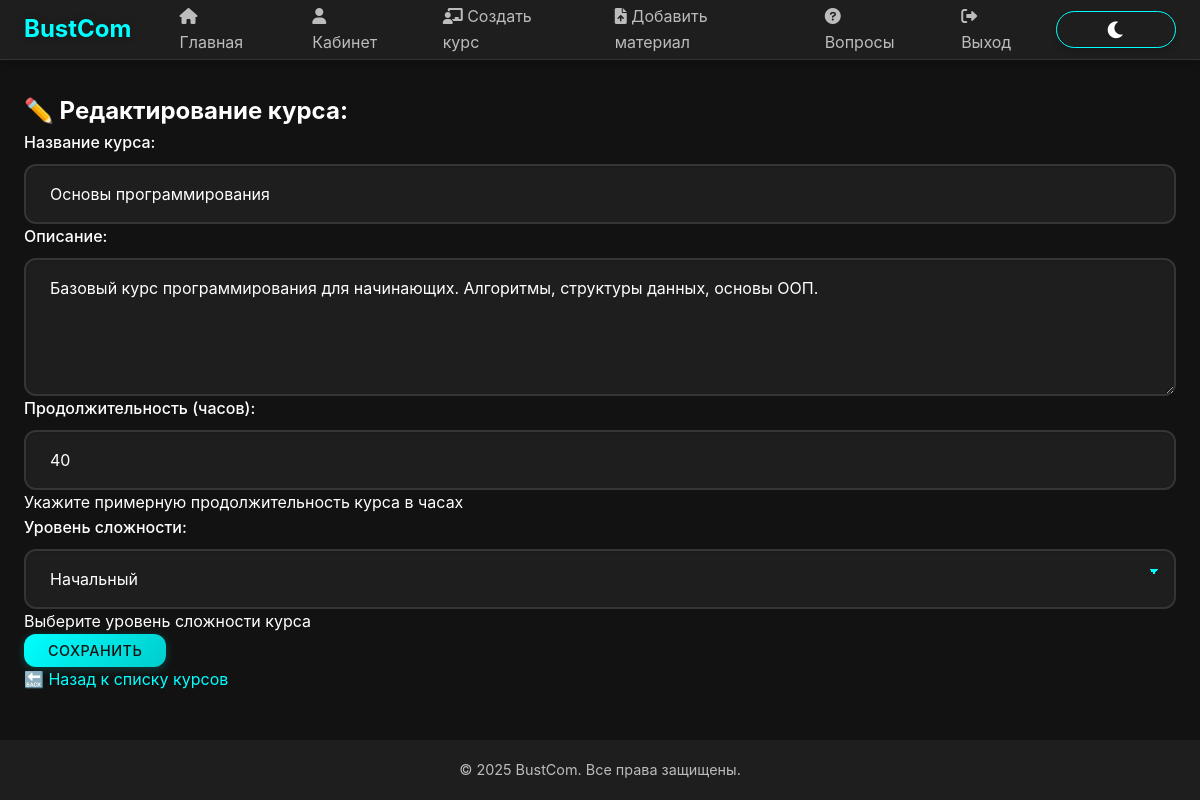
/course/18/edit/ (signed in), run on the app's committed database.
### bustComProj/models.py (models this page shows, shortened)
class Course(models.Model):
    LEVEL_CHOICES = [
        ('beginner', 'Начальный'),
        ('intermediate', 'Средний'),
        ('advanced', 'Продвинутый')
    ]
    title = models.CharField(max_length=100)
    description = models.TextField()
    duration = models.IntegerField(help_text='Продолжительность в часах')
    level = models.CharField(max_length=20, choices=LEVEL_CHOICES, default='beginner')
    teacher = models.ForeignKey(User, on_delete=models.CASCADE, related_name='courses')
    created_at = models.DateTimeField(auto_now_add=True)
    updated_at = models.DateTimeField(auto_now=True)
    class Meta:
        verbose_name = 'Курс'
        verbose_name_plural = 'Курсы'

### bustComProj/views.py (the view)
# urls.py: path('course/<int:course_id>/edit/', edit_course, name='edit_course'),
@login_required
@roles_required('teacher', 'admin')
def edit_course(request, course_id):
    course = get_object_or_404(Course, id=course_id)
    if request.method == 'POST':
        form = CourseForm(request.POST, instance=course)
        if form.is_valid():
            form.save()
            messages.success(request, 'Курс обновлён!')
            return redirect('course_detail', course_id=course.id)
    else:
        form = CourseForm(instance=course)
    return render(request, 'courses/edit_course.html', {'form': form, 'course': course})

### bustComProj/forms.py
class CourseForm(forms.ModelForm):
    class Meta:
        model = Course
        fields = ['title', 'description', 'duration', 'level']
        widgets = {
            'title': forms.TextInput(attrs={
                'class': 'form-control',
                'placeholder': 'Введите название курса'
            }),
            'description': forms.Textarea(attrs={
                'class': 'form-control',
                'placeholder': 'Введите описание курса',
                'rows': 4
            }),
            'duration': forms.NumberInput(attrs={
                'class': 'form-control',
                'placeholder': 'Продолжительность в часах'
            }),
            'level': forms.Select(attrs={
                'class': 'form-control'
            })
        }
        labels = {
            'title': 'Название курса',
            'description': 'Описание',
            'duration': 'Продолжительность (часов)',
            'level': 'Уровень сложности'
        }
        help_texts = {
            'duration': 'Укажите примерную продолжительность курса в часах',
            'level': 'Выберите уровень сложности курса'
        }

### bustComProj/views.py (called while the page is built)
def roles_required(*roles):
    def check_role(user):
        return user.is_authenticated and getattr(user.profile, 'role', None) in roles
    return user_passes_test(check_role)

### bustComProj/templates/courses/edit_course.html (shortened to what this page needs)
{% extends "bustComProj/base.html" %}
{% block content %}
<h2>✏️ Редактирование курса: {{ course.name }}</h2>
<form method="post">
    {{ form.as_p }}
    <button type="submit">Сохранить</button>
</form>
<a href="{% url 'courses_list' %}">🔙 Назад к списку курсов</a>
{% endblock %}

### bustComProj/static/css/enhanced.css (style rules this page uses)
.btn, button, input[type="submit"], input[type="button"], .btn-primary, .btn-secondary, .btn-success, .btn-danger, .btn-info, .btn-warning, .btn-outline-primary, .btn-outline-secondary, .btn-outline-success, .btn-outline-danger, .btn-outline-info, .btn-outline-warning, a.btn, a.btn-action, a.btn-outline { display: inline-flex; align-items: center; justify-content: center; gap: 8px; padding: 12px 24px; border-radius: 8px; font-size: 1rem; font-weight: 600; text-decoration: none; cursor: pointer; transition: all 0.3s ease; box-shadow: 0 4px 6px rgba(0, 0, 0, 0.15); border: none; text-align: center; margin: 5px; min-width: 120px; position: relative; overflow: hidden; }
.form-control { display: block; width: 100%; padding: 12px 15px; font-size: 1rem; line-height: 1.5; color: var(--text-primary); background-color: var(--background-light); border: 1px solid rgba(255, 255, 255, 0.1); border-radius: 8px; transition: border-color 0.15s ease-in-out, box-shadow 0.15s ease-in-out; }
label { display: inline-block; margin-bottom: 8px; font-weight: 500; }
:root { --primary-color: #ff00ff; --secondary-color: #00ffcc; --accent-color: #ff3366; --background-dark: #1a1a1a; --background-light: #2a2a2a; --text-primary: #ffffff; --text-secondary: #e0e0e0; --success-color: #00ff88; --danger-color: #ff3366; --warning-color: #ffcc00; --border-radius: 15px; --transition-speed: 0.3s; }

### bustComProj/static/css/theme.css (style rules this page uses)
:root[data-theme="dark"] { --primary-color: #00ffff; --primary-dark: #00cccc; --primary-light: #80ffff; --secondary-color: #ff00ff; --secondary-dark: #cc00cc; --secondary-light: #ff80ff; --background-dark: #121212; --background-light: #1e1e1e; --background-lighter: #2d2d2d; --text-primary: #ffffff; --text-secondary: rgba(255, 255, 255, 0.7); --text-tertiary: rgba(255, 255, 255, 0.5); }

### data on the page
Course: title "Основы программирования", description "Базовый курс программирования для начинающих. Алгоритмы, структуры данных, основы ООП.", duration "40", level "Начальный"
